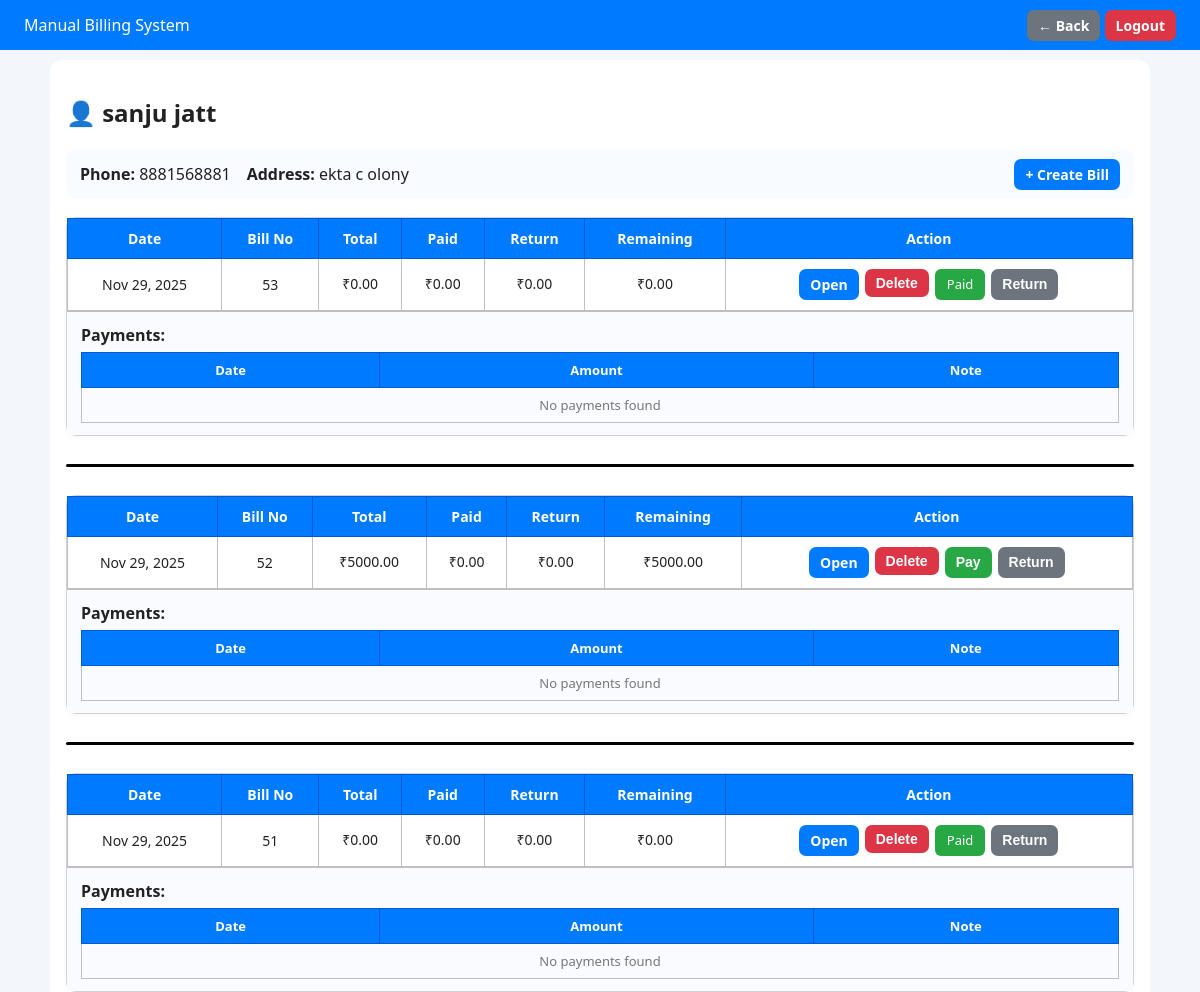
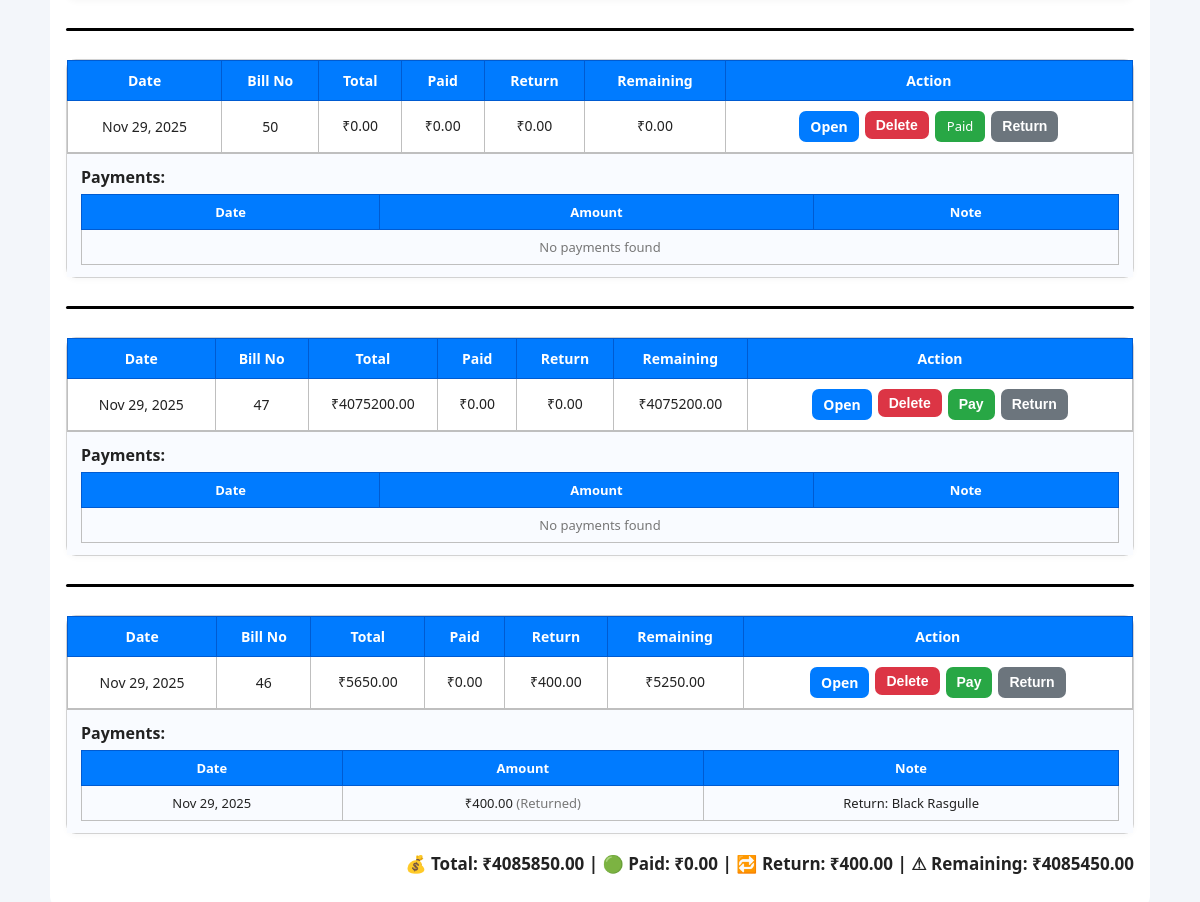
The page /customer/26/ (signed in) on the database its author committed (2 pictures, top to bottom).
### billing_erp/bills/models.py (models this page shows, shortened)
class Customer(models.Model):
    name = models.CharField(max_length=200, unique=True)
    phone = models.CharField(max_length=15, blank=True, null=True)
    address = models.TextField(blank=True, null=True)
    created_at = models.DateTimeField(auto_now_add=True)
    total_amount = models.DecimalField(max_digits=12, decimal_places=2, default=Decimal('0.00'))
    paid_amount = models.DecimalField(max_digits=12, decimal_places=2, default=Decimal('0.00'))
    remaining_amount = models.DecimalField(max_digits=12, decimal_places=2, default=Decimal('0.00'))
    class Meta:
        ordering = ['name']

class Bill(models.Model):
    customer = models.ForeignKey(Customer, on_delete=models.SET_NULL, null=True, blank=True)
    customer_name = models.CharField(max_length=255, blank=True, null=True)
    phone = models.CharField(max_length=20, blank=True, null=True)
    date = models.DateField(default=timezone.now)
    bill_no = models.IntegerField(default=1)
    packing_qty = models.IntegerField(blank=True, null=True)
    packing_rate = models.DecimalField(max_digits=10, decimal_places=2, blank=True, null=True)
    packing_reason = models.CharField(max_length=255, blank=True, null=True)
    extra_reason = models.CharField(max_length=255, blank=True, null=True)
    extra_amount = models.DecimalField(max_digits=10, decimal_places=2, default=0)
    total_amount = models.DecimalField(max_digits=12, decimal_places=2, default=0)
    paid_amount = models.DecimalField(max_digits=12, decimal_places=2, default=0)
    returned_amount = models.DecimalField(max_digits=12, decimal_places=2, default=0)
    is_paid = models.BooleanField(default=False)
    paid_date = models.DateTimeField(null=True, blank=True)
    paid_by = models.ForeignKey(settings.AUTH_USER_MODEL, null=True, blank=True, on_delete=models.SET_NULL)
    class Meta:
        ordering = ['-date', '-bill_no']

class Payment(models.Model):
    bill = models.ForeignKey(Bill, related_name='payments', on_delete=models.CASCADE)
    amount = models.DecimalField(max_digits=12, decimal_places=2)
    date = models.DateField(default=timezone.now)
    note = models.CharField(max_length=200, blank=True, null=True)

### billing_erp/bills/views.py (the view)
# urls.py: path('customer/<int:customer_id>/', views.customer_detail, name='customer_detail'),
@login_required
def customer_detail(request, customer_id):
    customer = get_object_or_404(Customer, id=customer_id)
    bills_qs = Bill.objects.filter(customer=customer).order_by('-date', '-bill_no')
    bills = []
    total_amt = total_paid = total_return = total_rem = Decimal('0.00')
    for b in bills_qs:
        total = Decimal(str(b.total_amount or 0))
        positive_paid = b.payments.filter(amount__gt=0).aggregate(sum=Sum("amount"))['sum'] or Decimal('0')
        returns_total = abs(b.payments.filter(amount__lt=0).aggregate(sum=Sum("amount"))['sum'] or Decimal('0'))
        remaining = max(total - positive_paid - returns_total, 0)
        b.amount_display = total
        b.paid_display = positive_paid
        b.return_display = returns_total        # 🔥 सही variable
        b.remaining_display = remaining
        bills.append(b)
        total_amt += total
        total_paid += positive_paid
        total_return += returns_total
        total_rem += remaining
    return render(request, "bills/customer_detail.html", {
        "customer": customer,
        "bills": bills,
        "total_amount": total_amt,
        "total_paid": total_paid,
        "total_return": total_return,     # 🔥 summary में भी भेजा
        "total_remaining": total_rem,
    })

### billing_erp/bills/templates/bills/customer_detail.html (shortened to what this page needs)
<!DOCTYPE html>
<html lang="en">
<head>
</head>
<body>
<div class="navbar">
  Manual Billing System
  <div>
    <a href="{% url 'view_customers' %}" class="btn btn-secondary">← Back</a>
    <a href="{% url 'logout' %}" class="btn btn-danger">Logout</a>
  </div>
</div>
<div class="container">
<h2>👤 {{ customer.name }}</h2>
<div class="header-card">
  <div><b>Phone:</b> {{ customer.phone|default:"—" }}</div>
  <div><b>Address:</b> {{ customer.address|default:"—" }}</div>
  <div style="margin-left:auto">
    <a href="{% url 'create_bill' %}?customer={{ customer.name|urlencode }}" class="btn btn-primary">+ Create Bill</a>
  </div>
</div>
{% if bills %}
  {% for b in bills %}
  <div class="bill-card">
    <table class="bill-header-table">
      <thead>
        <tr>
          <th>Date</th>
          <th>Bill No</th>
          <th>Total</th>
          <th>Paid</th>
          <th>Return</th>
          <th>Remaining</th>
          <th>Action</th>
        </tr>
      </thead>
      <tbody>
        <tr>
          <td>{{ b.date|date:"M d, Y" }}</td>
          <td>{{ b.bill_no }}</td>
          <td>₹{{ b.amount_display|floatformat:2 }}</td>
          <td>₹{{ b.paid_display|floatformat:2 }}</td>
          <td>₹{{ b.return_display|floatformat:2 }}</td>
          <td>₹{{ b.remaining_display|floatformat:2 }}</td>
          <td>
            <div class="actions">
              <a href="{% url 'generate_bill' b.id %}" class="btn btn-primary btn-sm">Open</a>
              <form method="post" action="{% url 'delete_bill' b.id %}">
                <button class="btn btn-danger btn-sm" onclick="return confirm('Delete Bill?')">Delete</button>
              </form>
              {% if b.remaining_display > 0 %}
                <button class="btn btn-paid btn-sm" onclick="openPayModal('{{ b.id }}','{{ b.remaining_display }}','{{ b.bill_no }}')">Pay</button>
              {% else %}
                <span class="badge-paid">Paid</span>
              {% endif %}
              <button class="btn btn-secondary btn-sm" onclick="openRefundModal('{{ b.id }}','{{ b.bill_no }}','{{ b.remaining_display }}')">Return</button>
            </div>
          </td>
        </tr>
      </tbody>
    </table>
    <div class="payments-wrap">
      <div class="payments-title">Payments:</div>
      <table class="payments-table">
        <thead>
          <tr><th>Date</th><th>Amount</th><th>Note</th></tr>
        </thead>
        <tbody>
        {% for p in b.payments.all %}
          <tr>
            <td>{{ p.date|date:"M d, Y" }}</td>
            <td>
              {% if p.amount < 0 %}
                ₹{{ p.amount|floatformat:2|cut:"-" }} <span class="muted">(Returned)</span>
              {% else %}
                ₹{{ p.amount|floatformat:2 }}
              {% endif %}
            </td>
            <td>{{ p.note|default:"—" }}</td>
          </tr>
        {% empty %}
          <tr><td colspan="3" class="muted">No payments found</td></tr>
        {% endfor %}
        </tbody>
      </table>
    </div>
  </div>
  {% if not forloop.last %}
    <hr class="bill-divider">
  {% endif %}
  {% endfor %}
  <h3 style="text-align:right; font-size:17px; margin-top:12px">
    💰 Total: ₹{{ total_amount|floatformat:2 }} |
    🟢 Paid: ₹{{ total_paid|floatformat:2 }} |
    🔁 Return: ₹{{ total_return|floatformat:2 }} |
    ⚠ Remaining: ₹{{ total_remaining|floatformat:2 }}
  </h3>
{% else %}
  <p class="muted">No bills found.</p>
{% endif %}
</div>

### billing_erp/bills/templates/bills/customer_detail.html (style rules this page uses)
:root { --blue:#007bff; --danger:#dc3545; --green:#28a745; --muted:#777; --card-bg:#f8fbff; --page-bg:#f3f6fa; }
body { font-family:"Segoe UI"; background:var(--page-bg); margin:0; color:#222 }
.navbar { background:var(--blue); color:#fff; padding:14px 24px; display:flex; justify-content:space-between; align-items:center; flex-wrap:wrap }
.container { width:100%; max-width:1100px; margin:10px auto; background:#fff; border-radius:12px; padding:16px; box-sizing:border-box; }
.header-card { background:var(--card-bg); padding:14px; border-radius:10px; display:flex; gap:16px; flex-wrap:wrap; margin-bottom:18px; }
.bill-card { background:#ffffff; border-radius:10px; border:1px solid #d2d2d2; margin-bottom:18px; box-shadow:0 2px 6px rgba(0,0,0,.03); }
.bill-header-table { width:100%; border-collapse:collapse; }
.bill-header-table thead th { background:var(--blue); color:#fff; padding:10px; text-align:center; font-size:14px; border:1px solid #005bd1; }
.bill-header-table tbody td { border:1px solid #bfbfbf; padding:10px; text-align:center; font-size:14px; }
.bill-header-table tbody td:nth-child(3), .bill-header-table tbody td:nth-child(4), .bill-header-table tbody td:nth-child(5), .bill-header-table tbody td:nth-child(6) { max-width: 72px; word-break: break-word; white-space: normal; line-height: 1.25rem; }
.payments-wrap { background:#f9fbff; border-top:1px solid #bfbfbf; padding:12px 14px; }
.payments-title { font-weight:600; margin-bottom:6px; }
.payments-table { width:100%; border-collapse:collapse; font-size:13px }
.payments-table thead th { background:var(--blue); color:#fff; padding:8px; text-align:center; border:1px solid #005bd1; }
.payments-table tbody td { border:1px solid #bfbfbf; padding:8px; text-align:center; }
.btn { padding:6px 11px; border-radius:7px; text-decoration:none; font-weight:600; cursor:pointer; color:#fff; font-size:14px; border:none }
.btn-primary { background:var(--blue) }
.btn-danger { background:var(--danger) }
.btn-secondary { background:#6c757d }
.btn-paid { background:var(--green) }
.badge-paid { background:var(--green); color:#fff; padding:6px 12px; border-radius:6px; font-size:13px }
.muted { color:var(--muted) }
.actions { display:flex;gap:6px;justify-content:center;flex-wrap:wrap }
.bill-divider { border:0; height:3px; background:#000; border-radius:6px; margin:28px 0; }

### rows shown on the page
Customer: name "sanju jatt", phone "8881568881", address "ekta c olony"
Bill: date "Nov 29, 2025", bill_no "53", amount_display "0.00", paid_display "0.00", return_display "0.00", remaining_display "0.00", shows "Paid"
Bill: date "Nov 29, 2025", bill_no "52", amount_display "5000.00", paid_display "0.00", return_display "0.00", remaining_display "5000.00"
Bill: date "Nov 29, 2025", bill_no "51", amount_display "0.00", paid_display "0.00", return_display "0.00", remaining_display "0.00", shows "Paid"
Bill: date "Nov 29, 2025", bill_no "50", amount_display "0.00", paid_display "0.00", return_display "0.00", remaining_display "0.00", shows "Paid"
Bill: date "Nov 29, 2025", bill_no "47", amount_display "4075200.00", paid_display "0.00", return_display "0.00", remaining_display "4075200.00"
Bill: date "Nov 29, 2025", bill_no "46", amount_display "5650.00", paid_display "0.00", return_display "400.00", remaining_display "5250.00"
Payment: date "Nov 29, 2025", amount "400.00", note "Return: Black Rasgulle"

### other values the page prints
{{ total_amount|floatformat:2 }} "4085850.00"
{{ total_paid|floatformat:2 }} "0.00"
{{ total_return|floatformat:2 }} "400.00"
{{ total_remaining|floatformat:2 }} "4085450.00"
